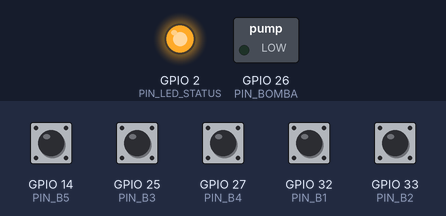
The sketch below on a simulated ESP32. Parts: switched loads named in the sketch (green lamp = pin HIGH), output pins drawn as LEDs (lit = HIGH). Dashed ring = blinking. The test bench sets the inputs (shaded band); at power-on: GPIO 14 (PIN_B5), GPIO 25 (PIN_B3), GPIO 27 (PIN_B4), GPIO 32 (PIN_B1), GPIO 33 (PIN_B2) HIGH. WiFi joins after 1.5 s; servers stay silent unless stated; uploads are accepted with an empty reply; what the sketch prints to the serial monitor is not drawn.

Above: at 3.05 s.
3.1 s: GPIO 14 (PIN_B5) pulled LOW for 0.15 s
At 3.17 s:
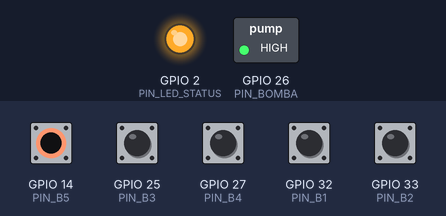
At 3.9 s:
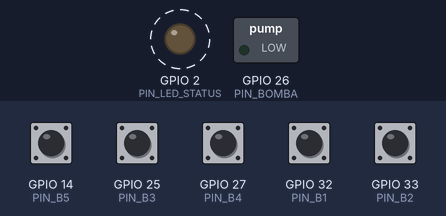
6.1 s: GPIO 14 (PIN_B5) pulled LOW for 1 s
At 6.5 s:
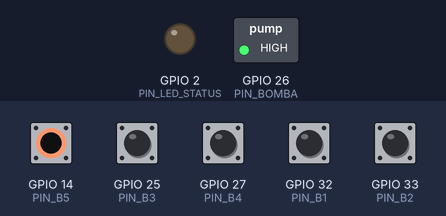
Timing chart, 0 to 15.1 s (numbered marks = the images above; inputs shaded):
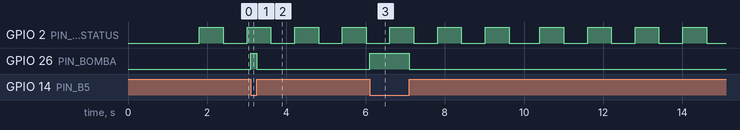

Measured:
- after the input at 3.1 s, GPIO 26 (PIN_BOMBA): LOW → HIGH at once, → LOW 0.15 s later
- after the input at 6.1 s, GPIO 26 (PIN_BOMBA): LOW → HIGH at once, → LOW 1.0 s later

The sketch:

EDK_Bombeamento_ESP32.ino
```cpp
/*
 * EDK ELÉTRICA - Controle de Bombeamento (ESP32) + Supabase
 *
 * Funcionalidades:
 * - API local (GET /api/status e POST /api/command) — continua funcionando
 * - Sincronização com Supabase:
 *     • Envia status periodicamente para a tabela "status"
 *     • Lê comandos pendentes da tabela "commands" e executa
 *
 * Bibliotecas necessárias:
 *   - ArduinoJson (6.x)
 *   - HTTPClient (já inclusa no ESP32)
 *
 * Configuração:
 *   1. Preencha Wi-Fi, SUPABASE_URL, SUPABASE_KEY e DEVICE_ID
 *   2. USE_AP_MODE = false para conectar na internet (necessário para Supabase)
 */

#include <WiFi.h>
#include <WebServer.h>
#include <HTTPClient.h>
#include <ArduinoJson.h>

// ===================== CONFIGURAÇÃO =====================
const bool USE_AP_MODE = false;          // false = conecta na rede (necessário para Supabase)

const char* AP_SSID     = "EDK-Bombeamento";
const char* AP_PASSWORD = "12345678";

const char* STA_SSID     = "SUA_REDE_WIFI";
const char* STA_PASSWORD = "SUA_SENHA";

// Supabase
const char* SUPABASE_URL = "https://SEU_PROJETO.supabase.co";
const char* SUPABASE_KEY = "SUA_ANON_KEY_AQUI";
const char* DEVICE_ID    = "bomba-casa-01";   // mesmo ID usado no frontend

// Intervalos
const unsigned long INTERVALO_STATUS   = 10000;  // envia status a cada 10 s
const unsigned long INTERVALO_COMANDOS = 5000;   // verifica comandos a cada 5 s

// ===================== PINOS =====================
const int PIN_BOMBA      = 26;
const int PIN_LED_STATUS = 2;

const bool BOIA_ATIVA_EM_LOW = true;

const int PIN_B1 = 32;
const int PIN_B2 = 33;
const int PIN_B3 = 25;
const int PIN_B4 = 27;
const int PIN_B5 = 14;

// ===================== VARIÁVEIS =====================
WebServer server(80);

bool bombaLigada      = false;
bool modoAutomatico   = true;
bool alarmeAtivo      = false;
String mensagemAlarme = "";

unsigned long ultimoStatus   = 0;
unsigned long ultimoComandos = 0;
unsigned long ultimoComandoLocal = 0;
const unsigned long TEMPO_MIN_ENTRE_COMANDOS = 2000;

// ===================== FUNÇÕES AUXILIARES =====================
bool lerBoia(int pin) {
  bool estado = digitalRead(pin);
  if (BOIA_ATIVA_EM_LOW) estado = !estado;
  return estado;
}

int calcularNivelPercentual(bool b1, bool b2, bool b3, bool b4) {
  if (b4) return 100;
  if (b3) return 75;
  if (b2) return 50;
  if (b1) return 25;
  return 0;
}

void atualizarLogicaAutomatica() {
  if (!modoAutomatico) return;

  bool b1 = lerBoia(PIN_B1);
  bool b2 = lerBoia(PIN_B2);
  bool b3 = lerBoia(PIN_B3);
  bool b4 = lerBoia(PIN_B4);
  bool b5 = lerBoia(PIN_B5);

  bool cisternaComAgua = b5;
  bool caixaCheia      = b4;
  bool caixaBaixa      = !b1 && !b2 && !b3 && !b4;

  if (!cisternaComAgua) {
    alarmeAtivo = true;
    mensagemAlarme = "Sem água na cisterna";
    if (bombaLigada) {
      digitalWrite(PIN_BOMBA, LOW);
      bombaLigada = false;
    }
    return;
  }

  if (caixaCheia) {
    alarmeAtivo = false;
    mensagemAlarme = "";
    if (bombaLigada) {
      digitalWrite(PIN_BOMBA, LOW);
      bombaLigada = false;
    }
    return;
  }

  if (!caixaCheia && cisternaComAgua && (caixaBaixa || !b3)) {
    if (!bombaLigada) {
      digitalWrite(PIN_BOMBA, HIGH);
      bombaLigada = true;
    }
    alarmeAtivo = false;
    mensagemAlarme = "";
  }
}

// ===================== SUPABASE =====================
void enviarStatusSupabase() {
  if (WiFi.status() != WL_CONNECTED) return;

  bool b1 = lerBoia(PIN_B1);
  bool b2 = lerBoia(PIN_B2);
  bool b3 = lerBoia(PIN_B3);
  bool b4 = lerBoia(PIN_B4);
  bool b5 = lerBoia(PIN_B5);
  int nivel = calcularNivelPercentual(b1, b2, b3, b4);

  StaticJsonDocument<512> doc;
  doc["device_id"]     = DEVICE_ID;
  doc["pump_running"]  = bombaLigada;
  doc["mode"]          = modoAutomatico ? "AUTOMATICO" : "MANUAL";
  doc["level_percent"] = nivel;
  doc["b1"] = b1;
  doc["b2"] = b2;
  doc["b3"] = b3;
  doc["b4"] = b4;
  doc["b5"] = b5;
  doc["alarm_active"]  = alarmeAtivo;
  doc["alarm_message"] = mensagemAlarme;
  doc["updated_at"]    = "now()";   // Supabase aceita now() via Prefer

  String payload;
  serializeJson(doc, payload);

  HTTPClient http;
  String url = String(SUPABASE_URL) + "/rest/v1/status?on_conflict=device_id";
  http.begin(url);
  http.addHeader("Content-Type", "application/json");
  http.addHeader("apikey", SUPABASE_KEY);
  http.addHeader("Authorization", "Bearer " + String(SUPABASE_KEY));
  http.addHeader("Prefer", "resolution=merge-duplicates,return=minimal");

  int code = http.POST(payload);
  Serial.printf("[Supabase] Status enviado: %d\n", code);
  http.end();
}

void verificarComandosSupabase() {
  if (WiFi.status() != WL_CONNECTED) return;

  HTTPClient http;
  String url = String(SUPABASE_URL) + "/rest/v1/commands?device_id=eq." + DEVICE_ID + "&executed=eq.false&order=created_at.asc&limit=5";
  http.begin(url);
  http.addHeader("apikey", SUPABASE_KEY);
  http.addHeader("Authorization", "Bearer " + String(SUPABASE_KEY));

  int code = http.GET();
  if (code == 200) {
    String response = http.getString();
    DynamicJsonDocument doc(1024);
    deserializeJson(doc, response);

    JsonArray arr = doc.as<JsonArray>();
    for (JsonObject cmd : arr) {
      String id      = cmd["id"].as<String>();
      String command = cmd["command"].as<String>();
      String mode    = cmd["mode"] | "";

      Serial.println("[Supabase] Comando recebido: " + command);

      bool executado = false;

      if (command == "LIGAR" && !modoAutomatico) {
        if (lerBoia(PIN_B5)) {
          digitalWrite(PIN_BOMBA, HIGH);
          bombaLigada = true;
          executado = true;
        }
      } else if (command == "DESLIGAR") {
        digitalWrite(PIN_BOMBA, LOW);
        bombaLigada = false;
        executado = true;
      } else if (command == "MODO") {
        if (mode == "MANUAL") {
          modoAutomatico = false;
          executado = true;
        } else if (mode == "AUTOMATICO") {
          modoAutomatico = true;
          executado = true;
        }
      }

      // Marca como executado
      if (executado) {
        HTTPClient httpPatch;
        String patchUrl = String(SUPABASE_URL) + "/rest/v1/commands?id=eq." + id;
        httpPatch.begin(patchUrl);
        httpPatch.addHeader("Content-Type", "application/json");
        httpPatch.addHeader("apikey", SUPABASE_KEY);
        httpPatch.addHeader("Authorization", "Bearer " + String(SUPABASE_KEY));
        httpPatch.addHeader("Prefer", "return=minimal");
        httpPatch.PATCH("{\"executed\":true}");
        httpPatch.end();
      }
    }
  }
  http.end();
}

// ===================== API LOCAL (mantida) =====================
void handleStatus() {
  bool b1 = lerBoia(PIN_B1);
  bool b2 = lerBoia(PIN_B2);
  bool b3 = lerBoia(PIN_B3);
  bool b4 = lerBoia(PIN_B4);
  bool b5 = lerBoia(PIN_B5);
  int nivel = calcularNivelPercentual(b1, b2, b3, b4);

  StaticJsonDocument<512> doc;
  doc["pumpRunning"] = bombaLigada;
  doc["mode"] = modoAutomatico ? "AUTOMATICO" : "MANUAL";
  doc["B1"] = b1; doc["B2"] = b2; doc["B3"] = b3; doc["B4"] = b4; doc["B5"] = b5;
  doc["levelPercent"] = nivel;
  doc["alarmActive"] = alarmeAtivo;
  if (alarmeAtivo) doc["alarmMessage"] = mensagemAlarme;

  String output;
  serializeJson(doc, output);
  server.send(200, "application/json", output);
}

void handleCommand() {
  if (server.method() != HTTP_POST) {
    server.send(405, "text/plain", "Method not allowed");
    return;
  }
  if (millis() - ultimoComandoLocal < TEMPO_MIN_ENTRE_COMANDOS) {
    server.send(429, "text/plain", "Aguarde");
    return;
  }
  ultimoComandoLocal = millis();

  String body = server.arg("plain");
  StaticJsonDocument<256> doc;
  if (deserializeJson(doc, body)) {
    server.send(400, "text/plain", "JSON inválido");
    return;
  }

  String comando = doc["command"] | "";
  comando.toUpperCase();

  if (comando == "LIGAR") {
    if (modoAutomatico) { server.send(409, "text/plain", "Modo automático"); return; }
    if (!lerBoia(PIN_B5)) { server.send(409, "text/plain", "Sem água"); return; }
    digitalWrite(PIN_BOMBA, HIGH);
    bombaLigada = true;
  } else if (comando == "DESLIGAR") {
    digitalWrite(PIN_BOMBA, LOW);
    bombaLigada = false;
  } else if (comando == "MODO") {
    String m = doc["mode"] | "";
    m.toUpperCase();
    if (m == "MANUAL") modoAutomatico = false;
    else if (m == "AUTOMATICO") modoAutomatico = true;
  } else {
    server.send(400, "text/plain", "Comando desconhecido");
    return;
  }
  server.send(200, "application/json", "{\"status\":\"ok\"}");
}

void handleRoot() {
  server.send(200, "text/html", "<h2>EDK Bombeamento online</h2><p>API local + Supabase ativos.</p>");
}

// ===================== SETUP / LOOP =====================
void setup() {
  Serial.begin(115200);
  delay(300);

  pinMode(PIN_BOMBA, OUTPUT);
  digitalWrite(PIN_BOMBA, LOW);
  pinMode(PIN_LED_STATUS, OUTPUT);

  pinMode(PIN_B1, INPUT_PULLUP);
  pinMode(PIN_B2, INPUT_PULLUP);
  pinMode(PIN_B3, INPUT_PULLUP);
  pinMode(PIN_B4, INPUT_PULLUP);
  pinMode(PIN_B5, INPUT_PULLUP);

  if (USE_AP_MODE) {
    WiFi.mode(WIFI_AP);
    WiFi.softAP(AP_SSID, AP_PASSWORD);
    Serial.println("AP: " + String(AP_SSID));
    Serial.println(WiFi.softAPIP());
  } else {
    WiFi.mode(WIFI_STA);
    WiFi.begin(STA_SSID, STA_PASSWORD);
    Serial.print("Conectando");
    int t = 0;
    while (WiFi.status() != WL_CONNECTED && t < 40) {
      delay(500);
      Serial.print(".");
      t++;
    }
    Serial.println();
    if (WiFi.status() == WL_CONNECTED) {
      Serial.print("IP: ");
      Serial.println(WiFi.localIP());
    } else {
      Serial.println("Falha Wi-Fi. Continuando sem nuvem.");
    }
  }

  server.on("/", HTTP_GET, handleRoot);
  server.on("/api/status", HTTP_GET, handleStatus);
  server.on("/api/command", HTTP_POST, handleCommand);
  server.begin();
  Serial.println("Servidor local iniciado");
}

void loop() {
  server.handleClient();
  atualizarLogicaAutomatica();

  unsigned long agora = millis();

  if (agora - ultimoStatus >= INTERVALO_STATUS) {
    ultimoStatus = agora;
    enviarStatusSupabase();
  }

  if (agora - ultimoComandos >= INTERVALO_COMANDOS) {
    ultimoComandos = agora;
    verificarComandosSupabase();
  }

  // LED de status
  static unsigned long tLed = 0;
  if (agora - tLed > 600) {
    tLed = agora;
    digitalWrite(PIN_LED_STATUS, !digitalRead(PIN_LED_STATUS));
  }
}
```
